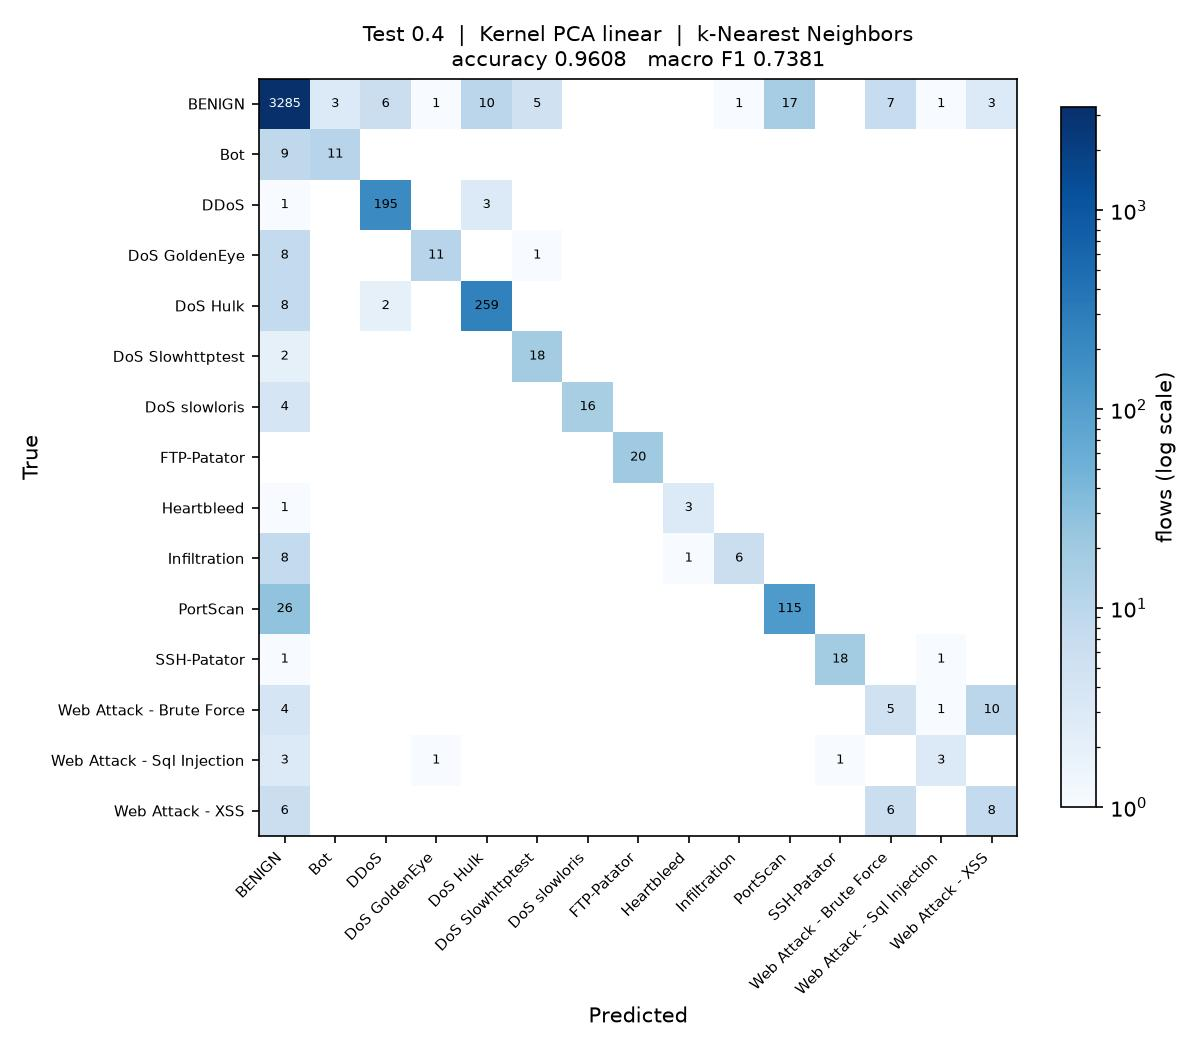

The Python source for this figure:
"""
Test_0.4_DR_LIN_KNN

Test size 0.4  |  Kernel PCA (linear)  |  k-Nearest Neighbors  (reference sheet #13)

Note: taken in place of sheet #5 Elastic Net, which is a regressor and cannot classify.

Run on its own:

    python Test_0.4_DR_LIN_KNN.py

Writes Test_0.4_DR_LIN_KNN.jpg (confusion matrix) and appends one row to
results/75_runs.csv.
"""

import os
import sys
import time
import warnings
from pathlib import Path

import matplotlib
matplotlib.use("Agg")
import matplotlib.pyplot as plt
import numpy as np
import pandas as pd
from sklearn.decomposition import KernelPCA
from sklearn.impute import SimpleImputer
from sklearn.metrics import (accuracy_score, confusion_matrix, f1_score,
                             precision_score, recall_score)
from sklearn.model_selection import train_test_split
from sklearn.preprocessing import LabelEncoder, StandardScaler
from sklearn.neighbors import KNeighborsClassifier

sys.path.insert(0, str(Path(__file__).resolve().parent.parent))
from common import load_sample                      # noqa: E402

warnings.filterwarnings("ignore")

# ----- this run -------------------------------------------------------------
TEST_SIZE = 0.4
KERNEL = "linear"
CLASSIFIER = "KNN"
N_COMPONENTS = 15
# ----------------------------------------------------------------------------

SEED = 0
N_JOBS = max(1, (os.cpu_count() or 2) // 2)
STEM = "Test_0.4_DR_LIN_KNN"
HERE = Path(__file__).resolve().parent
RESULTS = HERE.parent / "results"


def main():
    t0 = time.time()
    df = load_sample(10000, 50, SEED)
    y = LabelEncoder().fit_transform(df["Label"])
    X = df.drop(columns=["Label", "Day"])
    classes = sorted(df["Label"].unique())
    print(f"{len(df):,} flows, {X.shape[1]} features, {len(classes)} classes")

    X_train, X_test, y_train, y_test = train_test_split(
        X, y, test_size=TEST_SIZE, random_state=SEED, stratify=y)

    # mean imputation and scaling, fitted on the training split only
    imputer = SimpleImputer(strategy="mean").fit(X_train)
    scaler = StandardScaler().fit(imputer.transform(X_train))
    X_train = scaler.transform(imputer.transform(X_train))
    X_test = scaler.transform(imputer.transform(X_test))

    # dimensionality reduction: Kernel PCA, fitted on the training split only.
    # arpack keeps the largest positive eigenvalues; the randomized solver ranks
    # them by magnitude and fails on the sigmoid kernel, which is not PSD.
    kpca = KernelPCA(n_components=N_COMPONENTS, kernel=KERNEL,
                     eigen_solver="arpack", random_state=SEED, n_jobs=N_JOBS)
    X_train = kpca.fit_transform(X_train)
    X_test = kpca.transform(X_test)
    print(f"Kernel PCA ({KERNEL}): {X_train.shape[1]} components")

    classifier = KNeighborsClassifier(n_neighbors=5, n_jobs=N_JOBS)
    classifier.fit(X_train, y_train)
    y_pred = classifier.predict(X_test)

    acc = accuracy_score(y_test, y_pred)
    pre = precision_score(y_test, y_pred, average="macro", zero_division=0)
    rec = recall_score(y_test, y_pred, average="macro", zero_division=0)
    f1 = f1_score(y_test, y_pred, average="macro", zero_division=0)
    pre_w = precision_score(y_test, y_pred, average="weighted", zero_division=0)
    rec_w = recall_score(y_test, y_pred, average="weighted", zero_division=0)
    f1_w = f1_score(y_test, y_pred, average="weighted", zero_division=0)

    print(f"Accuracy  : {acc:.4f}")
    print(f"Precision : {pre:.4f}")
    print(f"Recall    : {rec:.4f}")
    print(f"F1 Score  : {f1:.4f}")

    # confusion matrix image, named to match this script
    cm = confusion_matrix(y_test, y_pred, labels=range(len(classes)))
    fig, ax = plt.subplots(figsize=(8, 7))
    im = ax.imshow(cm, cmap="Blues", norm=matplotlib.colors.LogNorm(vmin=1))
    ax.set_xticks(range(len(classes)), classes, rotation=45, ha="right", fontsize=7)
    ax.set_yticks(range(len(classes)), classes, fontsize=7)
    ax.set_xlabel("Predicted")
    ax.set_ylabel("True")
    ax.set_title(f"Test {TEST_SIZE}  |  Kernel PCA {KERNEL}  |  k-Nearest Neighbors\n"
                 f"accuracy {acc:.4f}   macro F1 {f1:.4f}", fontsize=10)
    for i in range(len(classes)):
        for j in range(len(classes)):
            if cm[i, j]:
                ax.text(j, i, cm[i, j], ha="center", va="center", fontsize=6,
                        color="white" if cm[i, j] > cm.max() / 3 else "black")
    fig.colorbar(im, ax=ax, fraction=0.04, label="flows (log scale)")
    fig.tight_layout()
    fig.savefig(HERE / f"{STEM}.jpg", dpi=150)
    plt.close(fig)

    # one row appended to the shared results table
    RESULTS.mkdir(exist_ok=True)
    row = {"Test": TEST_SIZE, "DR": "LIN", "Clas": CLASSIFIER,
           "Acc": round(acc, 4), "Pre": round(pre, 4), "Rec": round(rec, 4),
           "F1": round(f1, 4),
           "Pre_weighted": round(pre_w, 4), "Rec_weighted": round(rec_w, 4),
           "F1_weighted": round(f1_w, 4),
           "n_components": N_COMPONENTS, "seconds": round(time.time() - t0, 1),
           "script": STEM}
    out = RESULTS / "75_runs.csv"
    old = pd.read_csv(out).to_dict("records") if out.exists() else []
    old = [r for r in old if r.get("script") != STEM]
    pd.DataFrame(old + [row]).to_csv(out, index=False)
    print(f"saved {STEM}.jpg and appended to results/75_runs.csv "
          f"({time.time() - t0:.0f}s)")


if __name__ == "__main__":
    main()
